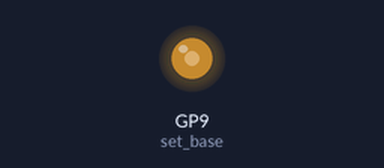
Simulated run of this program. Board: Raspberry Pi Pico running MicroPython. Parts: output pins drawn as LEDs (lit = HIGH). At 0.1 s the program stops and its outputs stay as they are.

Above: at 0.1 s.
Timing chart, 0 to 1.6 s (numbered marks = the images above):
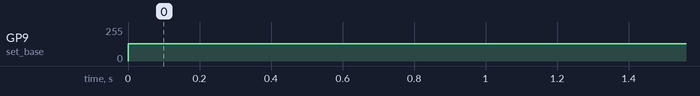

The program:

pio.py
```python
from machine import Pin
from rp2 import PIO, StateMachine, asm_pio

@asm_pio(set_init=PIO.OUT_LOW)
def square():
    wrap_target()
    set(pins, 1)
    set(pins, 0)
    wrap()

sm = rp2.StateMachine(0, square, freq=125000000, set_base=Pin(9))

sm.active(1)
```

Measured:
- by itself, GP9 (set_base): 0/255 → 128/255 at 0.00 s
